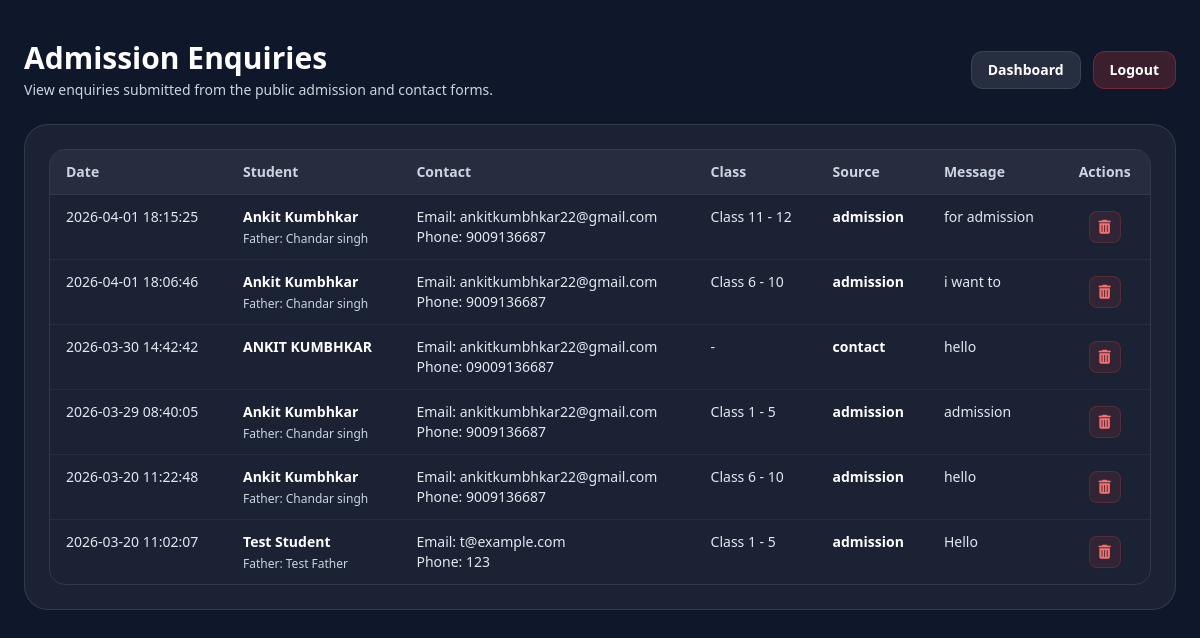
Page /admin/admissions (signed in) on the committed database.
### tables this page shows
CREATE TABLE admissions (
                id INTEGER PRIMARY KEY AUTOINCREMENT,
                student_name TEXT NOT NULL,
                father_name TEXT,
                email TEXT,
                phone TEXT,
                class_seeking TEXT,
                message TEXT,
                source TEXT NOT NULL DEFAULT 'admission',
                created_at TEXT NOT NULL DEFAULT (datetime('now'))
            );

### app.py (the view)
    @app.route("/admin/admissions", methods=["GET"])
    @admin_required
    def admin_admissions():
        rows = fetch_all(
            """
            SELECT id, student_name, father_name, email, phone, class_seeking, message, source, created_at
            FROM admissions
            ORDER BY created_at DESC, id DESC
            """
        )
        return render_template("admin/admissions.html", body_class="", admissions_rows=rows)

### templates/admin/admissions.html (shortened to what this page needs)
{% extends 'base.html' %}
{% block content %}
  <div class="min-h-screen bg-slate-900 text-white py-10 px-4">
    <div class="max-w-6xl mx-auto">
      <div class="flex flex-col sm:flex-row sm:items-center sm:justify-between gap-4 mb-6">
        <div>
          <h1 class="text-2xl sm:text-3xl font-black">Admission Enquiries</h1>
          <p class="text-sm text-slate-300 mt-1">View enquiries submitted from the public admission and contact forms.</p>
        </div>
        <div class="flex gap-3">
          <a href="{{ url_for('admin_dashboard') }}" class="px-4 py-2 rounded-xl bg-white/10 hover:bg-white/20 border border-white/10 text-sm font-bold">
            Dashboard
          </a>
          <a href="{{ url_for('admin_logout') }}" class="px-4 py-2 rounded-xl bg-red-500/20 hover:bg-red-500/30 border border-red-500/30 text-sm font-bold">
            Logout
          </a>
        </div>
      </div>
      <div class="rounded-3xl bg-white/5 border border-white/10 p-6">
        {% if admissions_rows and admissions_rows|length > 0 %}
          <div class="overflow-auto rounded-2xl border border-white/10">
            <table class="min-w-full text-sm">
              <thead class="bg-white/5 text-slate-300">
                <tr>
                  <th class="text-left px-4 py-3">Date</th>
                  <th class="text-left px-4 py-3">Student</th>
                  <th class="text-left px-4 py-3">Contact</th>
                  <th class="text-left px-4 py-3">Class</th>
                  <th class="text-left px-4 py-3">Source</th>
                  <th class="text-left px-4 py-3">Message</th>
                  <th class="text-center px-4 py-3">Actions</th>
                </tr>
              </thead>
              <tbody>
                {% for r in admissions_rows %}
                  <tr class="border-t border-white/5 align-top">
                    <td class="px-4 py-3 whitespace-nowrap text-slate-200">{{ r['created_at'] }}</td>
                    <td class="px-4 py-3">
                      <div class="font-black">{{ r['student_name'] }}</div>
                      {% if r['father_name'] %}
                        <div class="text-xs text-slate-300 mt-1">Father: {{ r['father_name'] }}</div>
                      {% endif %}
                    </td>
                    <td class="px-4 py-3 text-slate-200">
                      {% if r['email'] %}
                        <div>Email: {{ r['email'] }}</div>
                      {% endif %}
                      {% if r['phone'] %}
                        <div>Phone: {{ r['phone'] }}</div>
                      {% endif %}
                    </td>
                    <td class="px-4 py-3 text-slate-200">{{ r['class_seeking'] or '-' }}</td>
                    <td class="px-4 py-3 font-bold">{{ r['source'] }}</td>
                    <td class="px-4 py-3 text-slate-200 max-w-[320px]">
                      {{ r['message'] or '-' }}
                    </td>
                    <td class="px-4 py-3 text-center align-middle relative">
                      <form method="POST" action="{{ url_for('admin_delete_query', query_id=r['id']) }}" onsubmit="return confirm('Are you sure you want to delete this query?');" class="inline-block">
                        <button type="submit" class="w-8 h-8 rounded-lg bg-red-500/10 text-red-400 hover:bg-red-500 hover:text-white border border-red-500/20 transition-colors flex items-center justify-center shadow-sm" aria-label="Delete query">
                          <i class="fas fa-trash-alt text-sm"></i>
                        </button>
                      </form>
                    </td>
                  </tr>
                {% endfor %}
              </tbody>
            </table>
          </div>
        {% else %}
          <p class="text-slate-300 text-sm">No enquiries found.</p>
        {% endif %}
      </div>
    </div>
  </div>
{% endblock %}

### rows in the picture
admissions: created_at "2026-04-01 18:15:25", student_name "Ankit Kumbhkar", father_name "Chandar singh", email "ankitkumbhkar22@gmail.com", phone "9009136687", class_seeking "Class 11 - 12", source "admission", message "for admission"
admissions: created_at "2026-04-01 18:06:46", student_name "Ankit Kumbhkar", father_name "Chandar singh", email "ankitkumbhkar22@gmail.com", phone "9009136687", class_seeking "Class 6 - 10", source "admission", message "i want to"
admissions: created_at "2026-03-30 14:42:42", student_name "ANKIT KUMBHKAR", email "ankitkumbhkar22@gmail.com", phone "09009136687", class_seeking "-", source "contact", message "hello"
admissions: created_at "2026-03-29 08:40:05", student_name "Ankit Kumbhkar", father_name "Chandar singh", email "ankitkumbhkar22@gmail.com", phone "9009136687", class_seeking "Class 1 - 5", source "admission", message "admission"
admissions: created_at "2026-03-20 11:22:48", student_name "Ankit Kumbhkar", father_name "Chandar singh", email "ankitkumbhkar22@gmail.com", phone "9009136687", class_seeking "Class 6 - 10", source "admission", message "hello"
admissions: created_at "2026-03-20 11:02:07", student_name "Test Student", father_name "Test Father", email "t@example.com", phone "123", class_seeking "Class 1 - 5", source "admission", message "Hello"
